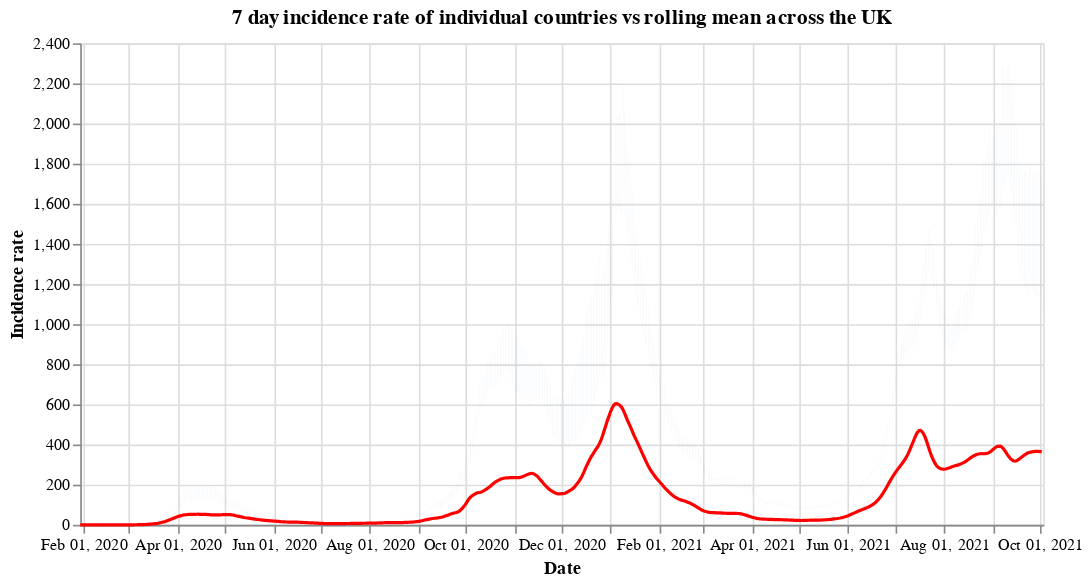

The cell this chart's notebook holds for it:
### Code cell
#collapse
countries = uk_cases['areaName'].unique()
countries.sort()

selection = alt.selection_single(
    name='Select',
    fields=['areaName'],
    init={'areaName': 'Wales'},
    bind={'areaName': alt.binding_select(options=countries)}
)

# scatter plot, modify opacity based on selection
bars = alt.Chart(uk_cases).mark_bar().add_selection(
    selection
).encode(
    x=alt.X("yearmonthdate(date):T", axis=alt.Axis(title='Date')),
    y=alt.Y("weeklyCasesRate:Q", axis=alt.Axis(title='Incidence rate')),
    tooltip='weeklyCasesRate:Q',
    opacity=alt.condition(selection, alt.value(1), alt.value(0))
).properties(title=f'7 day incidence rate of individual countries vs rolling mean across the UK', width=600)

line = alt.Chart(overview_cases).mark_line(
    color='red',
    size=2,
).transform_window(
    rolling_mean='mean(weeklyCasesRate)',
    frame=[0, 7]
).encode(
    x='yearmonthdate(date):T',
    y='rolling_mean:Q'
)

alt.layer(bars, line)

### Figure 1 — Vega-Lite specification as saved in the notebook (floating-point values rounded to 4 significant figures; data arrays with more than 128 entries replaced by an {"elided": "..."} marker saying what was removed)
{"config": {"view": {"continuousWidth": 400, "continuousHeight": 300}}, "layer": [{"data": {"name": "data-88e7fb13bb3c247c6e48963f5844b728"}, "mark": "bar", "encoding": {"opacity": {"condition": {"value": 1, "selection": "Select"}, "value": 0}, "tooltip": {"type": "quantitative", "field": "weeklyCasesRate"}, "x": {"type": "temporal", "axis": {"title": "Date"}, "field": "date", "timeUnit": "yearmonthdate"}, "y": {"type": "quantitative", "axis": {"title": "Incidence rate"}, "field": "weeklyCasesRate"}}, "selection": {"Select": {"type": "single", "fields": ["areaName"], "init": {"areaName": "Wales"}, "bind": {"areaName": {"input": "select", "options": ["England", "Northern Ireland", "Scotland", "Wales"]}}}}, "title": "7 day incidence rate of individual countries vs rolling mean across the UK", "width": 600}, {"data": {"name": "data-2ce6c0d8aab92bdf80d4cceffd2c9cd8"}, "mark": {"type": "line", "color": "red", "size": 2}, "encoding": {"x": {"type": "temporal", "field": "date", "timeUnit": "yearmonthdate"}, "y": {"type": "quantitative", "field": "rolling_mean"}}, "transform": [{"window": [{"op": "mean", "field": "weeklyCasesRate", "as": "rolling_mean"}], "frame": [0, 7]}]}], "$schema": "https://vega.github.io/schema/vega-lite/v4.8.1.json", "datasets": {"data-88e7fb13bb3c247c6e48963f5844b728": {"elided": "2356 records"}, "data-2ce6c0d8aab92bdf80d4cceffd2c9cd8": {"elided": "612 records"}}}
